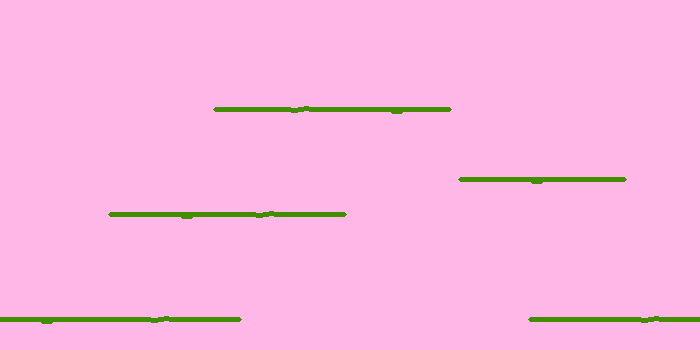

Rendered tile map (Tiled .tmx) drawn with the repository's tilesets; below, a short description and the map source with its tile grids summarised:
An orthogonal 20x10 tile map with 35x35 px tiles, 2 tile layers (background, collision), 2 tilesets and 5 objects (2x ground_enemy, player, flying_enemy, goal).

<map version="1.0" orientation="orthogonal" width="20" height="10" tilewidth="35" tileheight="35">
 <tileset firstgid="1" name="tiles_spritesheet" tilewidth="35" tileheight="35" spacing="1">
  <image source="../images/tiles_spritesheet.png" width="457" height="468" />
 </tileset>
 <tileset firstgid="157" name="platform_sprites" tilewidth="35" tileheight="35">
  <image source="../images/platform_sprites.png" width="175" height="35" />
 </tileset>
 <layer name="background" width="20" height="10">
  <data>[200 cells, 200 non-empty, 1 distinct tile ids]</data>
 </layer>
 <layer name="collision" width="20" height="10">
  <properties>
   <property name="collision" value="true" />
  </properties>
  <data>[200 cells, 31 non-empty, 5 distinct tile ids]</data>
 </layer>
 <objectgroup name="objects" width="0" height="0">
  <object name="player" type="player" gid="147" x="37" y="314" width="35" height="35">
   <properties>
    <property name="bouncing" value="20" />
    <property name="group" value="players" />
    <property name="jumping_speed" value="500" />
    <property name="lives" value="3" />
    <property name="texture" value="player_spritesheet" />
    <property name="walking_speed" value="200" />
   </properties>
  </object>
  <object name="enemy0" type="ground_enemy" gid="146" x="177" y="208" width="35" height="35">
   <properties>
    <property name="direction" value="1" />
    <property name="group" value="enemies" />
    <property name="texture" value="slime_image" />
    <property name="walking_distance" value="100" />
    <property name="walking_speed" value="50" />
   </properties>
  </object>
  <object name="enemy1" type="flying_enemy" gid="146" x="370" y="88" width="35" height="35">
   <properties>
    <property name="direction" value="-1" />
    <property name="group" value="enemies" />
    <property name="texture" value="fly_spritesheet" />
    <property name="walking_distance" value="200" />
    <property name="walking_speed" value="75" />
   </properties>
  </object>
  <object name="goal" type="goal" gid="148" x="594" y="315" width="35" height="35">
   <properties>
    <property name="group" value="goals" />
    <property name="next_level" value="assets/levels/level2.json" />
    <property name="texture" value="goal_image" />
   </properties>
  </object>
  <object name="enemy2" type="ground_enemy" gid="146" x="587" y="173" width="35" height="35">
   <properties>
    <property name="direction" value="-1" />
    <property name="group" value="enemies" />
    <property name="texture" value="slime_image" />
    <property name="walking_distance" value="80" />
    <property name="walking_speed" value="50" />
   </properties>
  </object>
 </objectgroup>
</map>
